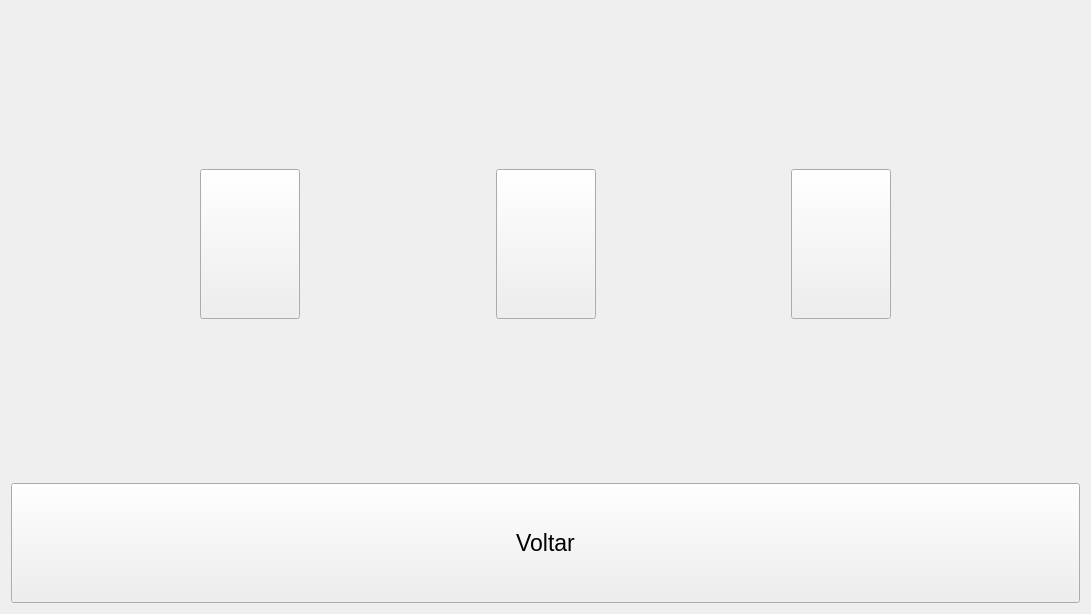
<?xml version="1.0" encoding="UTF-8"?>
<ui version="4.0">
 <class>FormLanguage</class>
 <widget class="QWidget" name="FormLanguage">
  <property name="geometry">
   <rect>
    <x>0</x>
    <y>0</y>
    <width>1091</width>
    <height>614</height>
   </rect>
  </property>
  <property name="windowTitle">
   <string>Form</string>
  </property>
  <layout class="QHBoxLayout" name="horizontalLayout_2">
   <item>
    <layout class="QVBoxLayout" name="verticalLayout">
     <item>
      <spacer name="verticalSpacer">
       <property name="orientation">
        <enum>Qt::Vertical</enum>
       </property>
       <property name="sizeHint" stdset="0">
        <size>
         <width>20</width>
         <height>40</height>
        </size>
       </property>
      </spacer>
     </item>
     <item>
      <layout class="QHBoxLayout" name="horizontalLayout">
       <item>
        <spacer name="horizontalSpacer_3">
         <property name="orientation">
          <enum>Qt::Horizontal</enum>
         </property>
         <property name="sizeHint" stdset="0">
          <size>
           <width>40</width>
           <height>20</height>
          </size>
         </property>
        </spacer>
       </item>
       <item>
        <widget class="ButtonBeR" name="btn_ENG">
         <property name="minimumSize">
          <size>
           <width>100</width>
           <height>150</height>
          </size>
         </property>
         <property name="icon">
          <iconset resource="../res/icons.qrc">
           <normaloff>:/icons/usa.png</normaloff>:/icons/usa.png</iconset>
         </property>
         <property name="iconSize">
          <size>
           <width>50</width>
           <height>32</height>
          </size>
         </property>
         <property name="bgIcon">
          <iconset resource="../res/icons.qrc">
           <normaloff>:/icons/bt-blank.png</normaloff>
           <normalon>:/icons/bt-blank_pressed.png</normalon>:/icons/bt-blank.png</iconset>
         </property>
         <property name="bgIconSize">
          <size>
           <width>100</width>
           <height>100</height>
          </size>
         </property>
        </widget>
       </item>
       <item>
        <spacer name="horizontalSpacer">
         <property name="orientation">
          <enum>Qt::Horizontal</enum>
         </property>
         <property name="sizeHint" stdset="0">
          <size>
           <width>40</width>
           <height>20</height>
          </size>
         </property>
        </spacer>
       </item>
       <item>
        <widget class="ButtonBeR" name="btn_PT">
         <property name="minimumSize">
          <size>
           <width>100</width>
           <height>150</height>
          </size>
         </property>
         <property name="icon">
          <iconset resource="../res/icons.qrc">
           <normaloff>:/icons/brasil.png</normaloff>:/icons/brasil.png</iconset>
         </property>
         <property name="iconSize">
          <size>
           <width>50</width>
           <height>32</height>
          </size>
         </property>
         <property name="bgIcon">
          <iconset resource="../res/icons.qrc">
           <normaloff>:/icons/bt-blank.png</normaloff>
           <normalon>:/icons/bt-blank_pressed.png</normalon>:/icons/bt-blank.png</iconset>
         </property>
         <property name="bgIconSize">
          <size>
           <width>100</width>
           <height>100</height>
          </size>
         </property>
        </widget>
       </item>
       <item>
        <spacer name="horizontalSpacer_2">
         <property name="orientation">
          <enum>Qt::Horizontal</enum>
         </property>
         <property name="sizeHint" stdset="0">
          <size>
           <width>40</width>
           <height>20</height>
          </size>
         </property>
        </spacer>
       </item>
       <item>
        <widget class="ButtonBeR" name="btn_BN">
         <property name="minimumSize">
          <size>
           <width>100</width>
           <height>150</height>
          </size>
         </property>
         <property name="icon">
          <iconset resource="../res/icons.qrc">
           <normaloff>:/icons/bosnia.png</normaloff>:/icons/bosnia.png</iconset>
         </property>
         <property name="iconSize">
          <size>
           <width>50</width>
           <height>32</height>
          </size>
         </property>
         <property name="bgIcon">
          <iconset resource="../res/icons.qrc">
           <normaloff>:/icons/bt-blank.png</normaloff>
           <normalon>:/icons/bt-blank_pressed.png</normalon>:/icons/bt-blank.png</iconset>
         </property>
         <property name="bgIconSize">
          <size>
           <width>100</width>
           <height>100</height>
          </size>
         </property>
        </widget>
       </item>
       <item>
        <spacer name="horizontalSpacer_4">
         <property name="orientation">
          <enum>Qt::Horizontal</enum>
         </property>
         <property name="sizeHint" stdset="0">
          <size>
           <width>40</width>
           <height>20</height>
          </size>
         </property>
        </spacer>
       </item>
      </layout>
     </item>
     <item>
      <spacer name="verticalSpacer_2">
       <property name="orientation">
        <enum>Qt::Vertical</enum>
       </property>
       <property name="sizeHint" stdset="0">
        <size>
         <width>20</width>
         <height>40</height>
        </size>
       </property>
      </spacer>
     </item>
     <item>
      <widget class="ButtonBeR" name="btn_return">
       <property name="minimumSize">
        <size>
         <width>100</width>
         <height>120</height>
        </size>
       </property>
       <property name="font">
        <font>
         <pointsize>17</pointsize>
        </font>
       </property>
       <property name="text">
        <string>Voltar</string>
       </property>
       <property name="icon">
        <iconset resource="../res/icons.qrc">
         <normaloff>:/icons/arrow_backward.png</normaloff>:/icons/arrow_backward.png</iconset>
       </property>
       <property name="iconSize">
        <size>
         <width>32</width>
         <height>32</height>
        </size>
       </property>
       <property name="bgIcon">
        <iconset resource="../res/icons.qrc">
         <normaloff>:/icons/bt-blank.png</normaloff>
         <normalon>:/icons/bt-blank_pressed.png</normalon>:/icons/bt-blank.png</iconset>
       </property>
       <property name="bgIconSize">
        <size>
         <width>90</width>
         <height>90</height>
        </size>
       </property>
      </widget>
     </item>
    </layout>
   </item>
  </layout>
 </widget>
 <customwidgets>
  <customwidget>
   <class>ButtonBeR</class>
   <extends>QPushButton</extends>
   <header>buttonber.h</header>
  </customwidget>
 </customwidgets>
 <resources>
  <include location="../res/icons.qrc"/>
 </resources>
 <connections/>
</ui>
